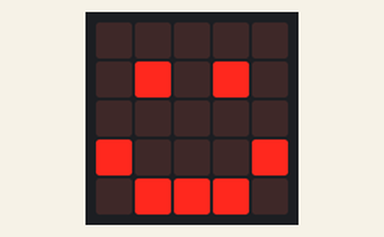
Simulated run of this program. Board: BBC micro:bit (MakeCode). Parts: the board's 5×5 LED display.

Above: at 0.1 s.
At 16.9 s:
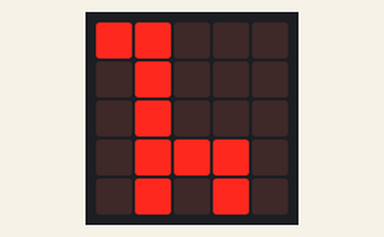
At 24.1 s:
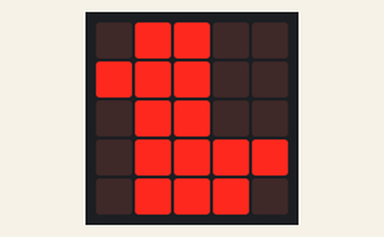
At 36.1 s:
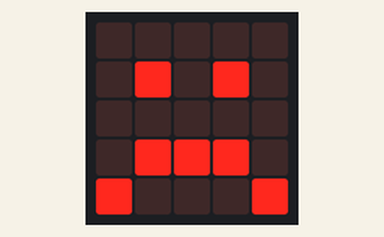

The program:

main.ts
```typescript
basic.forever(function () {
    for (let index = 0; index < 3; index++) {
        basic.showLeds(`
            . . . . .
            . # . # .
            . . . . .
            # . . . #
            . # # # .
            `)
        basic.pause(2000)
        basic.showLeds(`
            . . . . .
            . # . # .
            . . . . .
            . # # # .
            # . . . #
            `)
        basic.pause(2000)
    }
    for (let index = 0; index < 4; index++) {
        basic.showLeds(`
            . # # . .
            # # # . .
            . # # . .
            . # # # #
            . # # # .
            `)
        basic.pause(2000)
        basic.showLeds(`
            # # . . .
            . # . . .
            . # . . .
            . # # # .
            . # . # .
            `)
        basic.pause(2000)
    }
})
```

test.ts
```typescript
// aquí va el archivo "tests"; esto no se compilará cuando este paquete se utilice como una extensión.
```

Measured:
- what the display in image 1 shows lasts 2.4 s, from 16.8 s to 19.2 s
